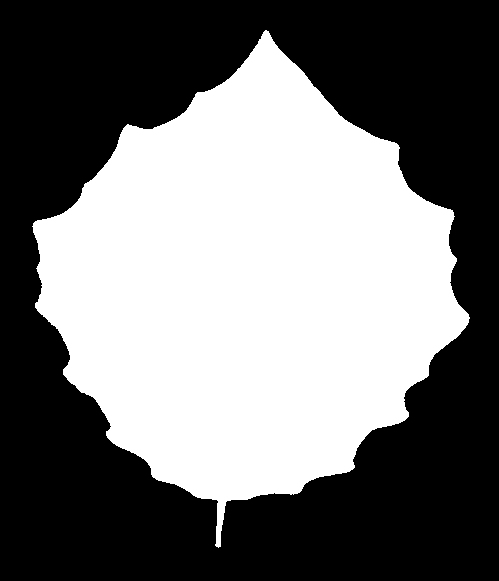
#> input picture LeafData/images/1001.jpg, 499 x 581 px, given in place of 1.jpg, which was not available
$ python FeatureExtract4.py   (older library calls are emulated)
#> lines starting #> are read from the running program, lines starting #| are printed output that depends on the picture; after the words box and inside, x2 and y2 are one past the last pixel; in counts of white or black regions, pixels touching at a corner belong together; pictures that were not available may be replaced by others from this repository, and a replacement may not be noted
#> in read_img, returned value is the input picture: shape (581, 499); min 0, max 255, mean 115.3
'''
Created on 2016年12月11日

@author: liu
'''
import numpy as np
import scipy as sp
import scipy.ndimage as ndi
import pandas as pd

from skimage import measure
from sklearn import metrics
import matplotlib.image as mpimg
import matplotlib.pyplot as plt

from pylab import rcParams

rcParams['figure.figsize'] = (6,6)
# ---------- I/O ------------------
def read_img(img_no):
    ''' reads img from disk'''
    return mpimg.imread('../LeafData/images/' + str(img_no) +'.jpg')

def get_img(num):
    '''convenience function, yields random sample from 1'''
    if type(num) == int:
        imgs = range(1, 1584)
        num = np.random.choice(imgs, size = num, replace = True)
    for img_no in num:
        yield img_no, preprocess(read_img(img_no))

# ----------------- preprocessing --------------
''' splits img to 0 and 255 values at threshold '''
def threshold(img, threshold = 250):
    return ((img > threshold) * 255).astype(int)

def portrait(img):
    ''' make all leaves stand straight'''
    y , x = np.shape(img)
    return img.transpose() if x > y else img

def resample(img ,size):
    ''' resample img to size without distorsion '''
    ratio = size / max(np.shape(img))
    return sp.misc.imresize(img, ratio, mode = 'L', interp = 'nearest')

def fill(img, size = 500, tolerance = 0.95):
    ''' extends the image if it is signifficantly smaller than size'''
    y, x = np.shape(img)

    if x <= size * tolerance:
        pad = np.zeros((y, int ((size - x) / 2)),dtype = int)
        img = np.concatenate((pad, img, pad) , axis = 1)
    if y <= size * tolerance:
        pad = np.zeros((int ((size -y ) /2 ), x), dtype = int)
        img = np.concatenate((pad, img , pad), axis = 0)
    return img
# ---------------------feature enginerring---------------
def extract_shape(img):
    '''
        Expects prepared image, returns leaf shape in img format.
        The strength of smoothing had to be dynamically set
        in order to get consistent results for different sizes.
    '''
    size = int(np.count_nonzero(img) / 1000)

    brush = int(5 * size / size ** 0.75)
    # 高斯过滤
    # ?
    return ndi.gaussian_filter(img, sigma = brush, mode = 'nearest') > 200


# ----------------- wrapping function -----------------
def preprocess(img , do_portrait = True, do_resample = 500,
               do_fill = True, do_threshold = 250):
    if do_portrait:
        img = portrait(img)
#> in portrait, `y , x = np.shape(img)`: y = 581; x = 499
    if do_resample:
        img = resample(img, size = do_resample)
    if do_fill:
        img = fill(img, size = do_resample)
#> in fill, `img = np.concatenate((pad, img, pad) , axis = 1)`:
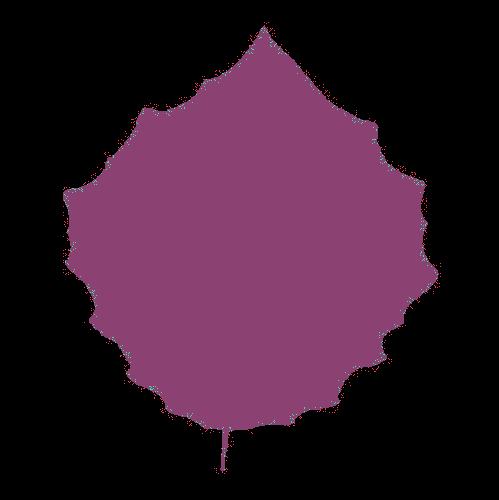
#> img: shape (500, 499) int64; 4 distinct labels, from 0 to 255; one colour per label, 0 black
    if do_threshold:
        img = threshold(img, threshold = do_threshold)
#> in threshold, `return ((img > threshold) * 255).astype(int)`:
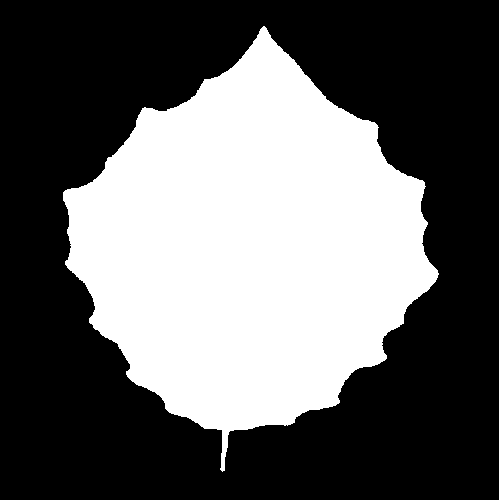
#> returned value: shape (500, 499) int64; 38.9% white; 1 white region, box (x1, y1, x2, y2) and area: (63, 26, 439, 472) 96985
    return img

img = read_img(1)
title , img = list(get_img([1]))[0]
#> title = 1
blur = extract_shape(img)
#> in extract_shape, `size = int(np.count_nonzero(img) / 1000)`: size = 96
#> in extract_shape, `brush = int(5 * size / size ** 0.75)`: brush = 15
#> in extract_shape, `return ndi.gaussian_filter(img, sigma = brush, mode = 'nearest') > 200`:
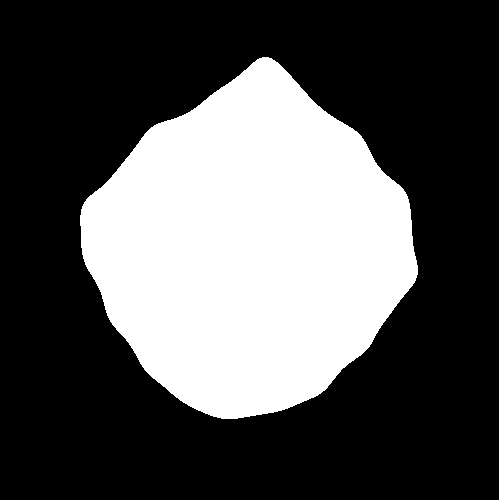
#> returned value: shape (500, 499) bool; 33% white; 1 white region, box (x1, y1, x2, y2) and area: (80, 57, 418, 419) 82349

plt.imshow(img, cmap='Set3')
blade = max(measure.find_contours(img, .8),key = len)
#> blade = 1741 pairs, first value 25 to 472, second value 62 to 439
shape = max(measure.find_contours(blur, 0.8), key = len)
#> shape = 1401 pairs, first value 56.8 to 418.2, second value 79.8 to 417.2
plt.scatter(blade[:,1],blade[:,0],s = 1,linewidths= 0,c = 'r')
plt.scatter(shape[:,1],shape[:,0], s = 1, linewidths= 0 , c = 'k')
plt.show()
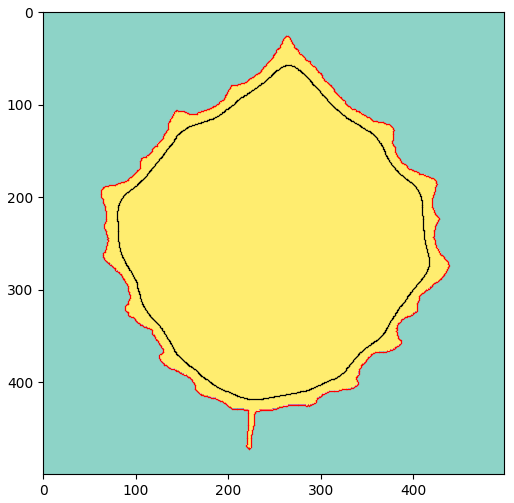
#> figure drawn by matplotlib, 1 panel

$ run again, on LeafData/images/1101.jpg
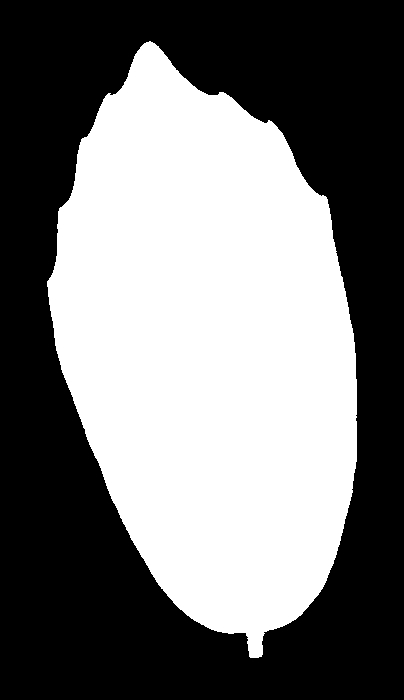
#> input picture LeafData/images/1101.jpg, 404 x 700 px, given in place of 1.jpg, which was not available
#> in read_img, returned value is the input picture: shape (700, 404); min 0, max 255, mean 118.2
#> in portrait, `y , x = np.shape(img)`: y = 700; x = 404
#> img: shape (500, 500) int64; 4 distinct labels, from 0 to 255
#> in threshold, `return ((img > threshold) * 255).astype(int)`:
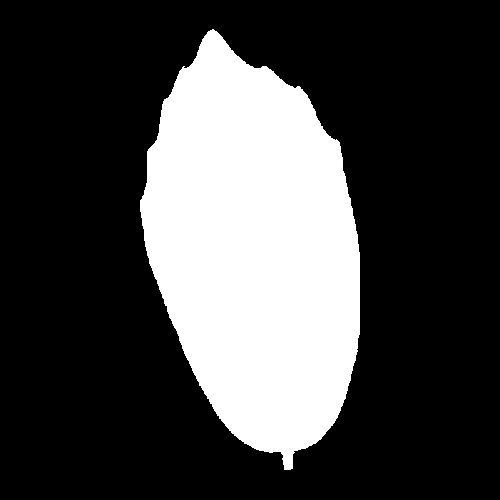
#> returned value: shape (500, 500) int64; 26.7% white; 1 white region, box (x1, y1, x2, y2) and area: (140, 29, 360, 470) 66710
#> title = 1
#> size = 66
#> brush = 14
#> blade = 1347 pairs, first value 28 to 470, second value 139 to 360
#> shape = 1167 pairs, first value 55.8 to 442.2, second value 152.8 to 348.2
#> `plt.show()`:
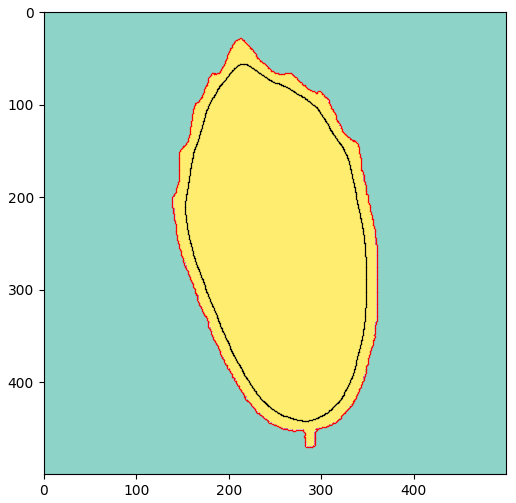
#> figure drawn by matplotlib, 1 panel

$ run again, on LeafData/images/1104.jpg
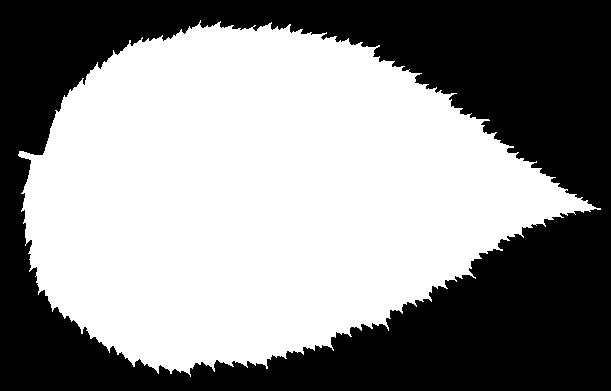
#> input picture LeafData/images/1104.jpg, 611 x 391 px, given in place of 1.jpg, which was not available
#> in read_img, returned value is the input picture: shape (391, 611); min 0, max 255, mean 140.2
#> in portrait, `y , x = np.shape(img)`: y = 391; x = 611
#> img: shape (500, 499) int64; 4 distinct labels, from 0 to 255
#> in threshold, `return ((img > threshold) * 255).astype(int)`:
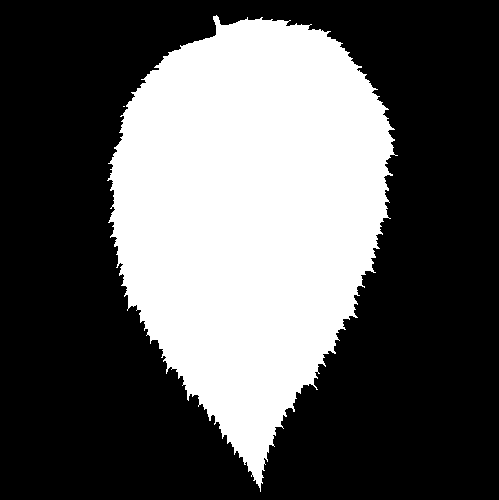
#> returned value: shape (500, 499) int64; 35.1% white; 2 white regions (1 under 20 px), largest, box (x1, y1, x2, y2) and area: (107, 15, 398, 492) 87670
#> title = 1
#> size = 87
#> brush = 15
#> blade = 2391 pairs, first value 14 to 492, second value 106 to 395
#> shape = 1331 pairs, first value 31.8 to 441.2, second value 123.8 to 378.2
#> `plt.show()`:
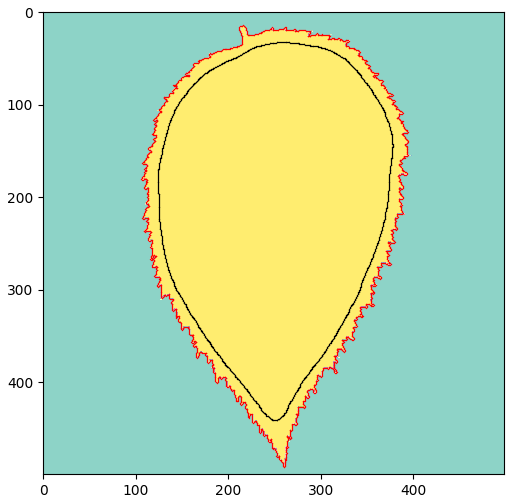
#> figure drawn by matplotlib, 1 panel

$ run again, on LeafData/images/1118.jpg
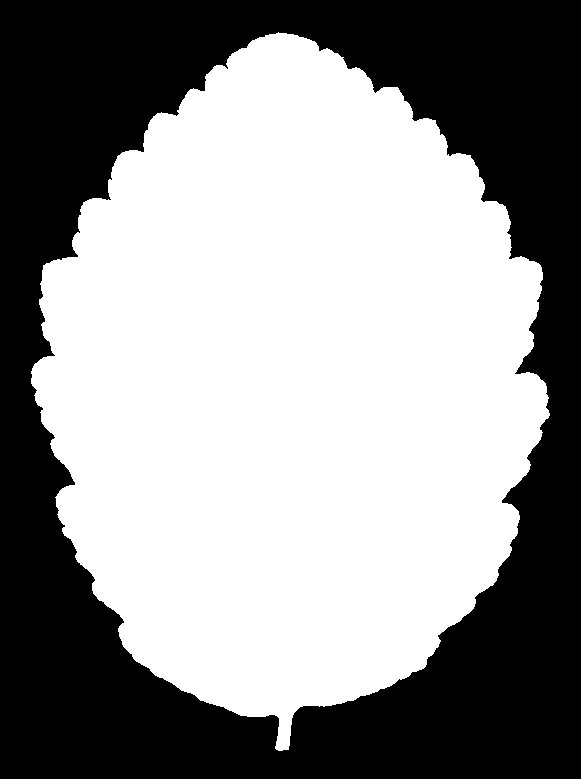
#> input picture LeafData/images/1118.jpg, 581 x 779 px, given in place of 1.jpg, which was not available
#> in read_img, returned value is the input picture: shape (779, 581); min 0, max 255, mean 145.4
#> in portrait, `y , x = np.shape(img)`: y = 779; x = 581
#> img: shape (500, 500) int64; 4 distinct labels, from 0 to 255
#> in threshold, `return ((img > threshold) * 255).astype(int)`:
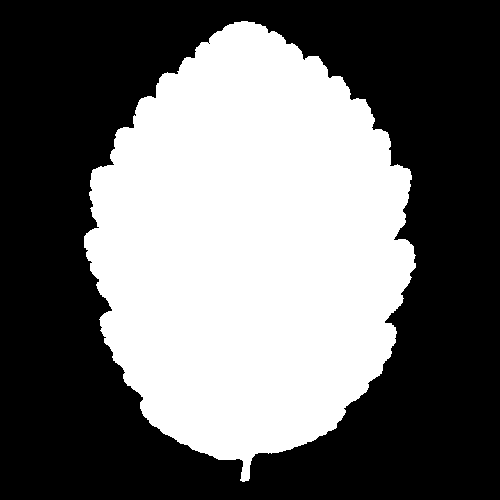
#> returned value: shape (500, 500) int64; 42.4% white; 1 white region, box (x1, y1, x2, y2) and area: (84, 21, 416, 482) 106036
#> title = 1
#> size = 106
#> brush = 16
#> blade = 1871 pairs, first value 20 to 482, second value 83 to 416
#> shape = 1417 pairs, first value 37.8 to 446.2, second value 101.8 to 397.2
#> `plt.show()`:
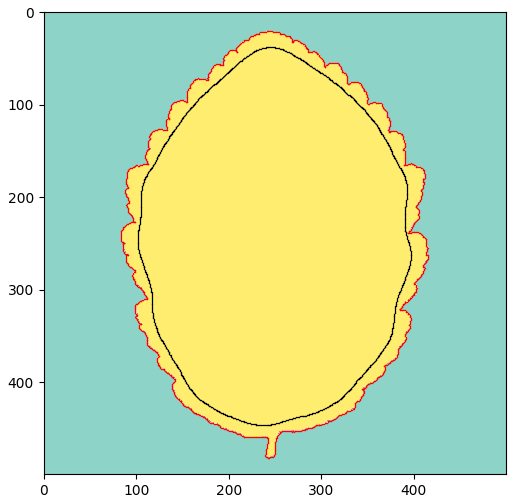
#> figure drawn by matplotlib, 1 panel
